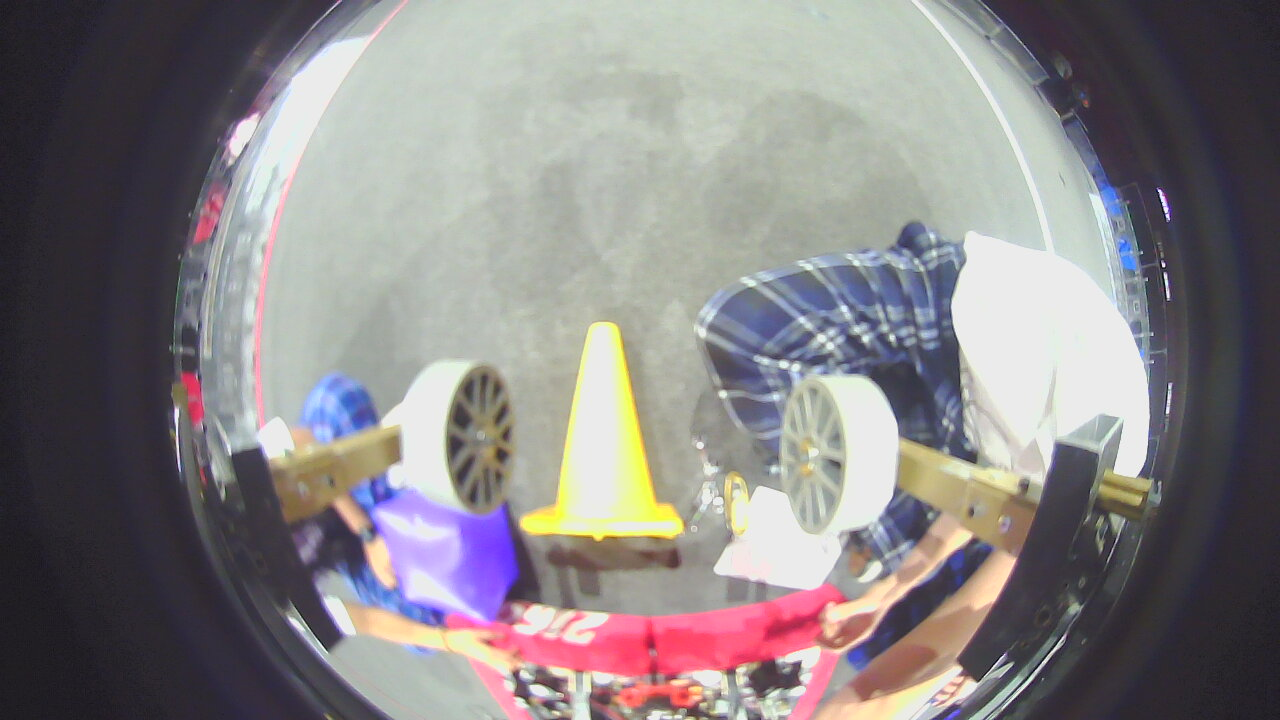
#> input picture 2023-03-16-105404.jpg, 1280 x 720 px, given in place of the camera
$ python test.py
#> lines starting #> are read from the running program, lines starting #| are printed output that depends on the picture; after the words box and inside, x2 and y2 are one past the last pixel; in counts of white or black regions, pixels touching at a corner belong together
import numpy as np
import cv2 as cv
import time
import logging
from networktables import NetworkTables
cap = cv.VideoCapture(0)

NetworkTables.startClientTeam(2169)
NetworkTables.initialize(server= "10.21.69.2")
time.sleep(5)

sd = NetworkTables.getTable("SmartDashboard")
logging.basicConfig(level=logging.DEBUG)
if not cap.isOpened():
    print("Cannot open camera")
    exit()
while True:
    # Capture frame-by-frame
    reta, img = cap.read()
#> img is the input picture: shape (720, 1280, 3); mean B, G, R 132.8, 131.3, 135.6
    # if frame is read correctly ret is True
    if not reta:
        print("Can't receive frame (stream end?). Exiting ...")
        break

    img = cv.cvtColor(img, cv.COLOR_BGR2HSV)
#> img: shape (720, 1280, 3); mean H, S, V 87.8, 37.7, 144.2
    img = cv.GaussianBlur(img,(5,5),0)
#> img: shape (720, 1280, 3); mean H, S, V 87.8, 37.7, 144.2
    img = cv.inRange(img,np.array([10,90,90]),np.array([43,255,255]))
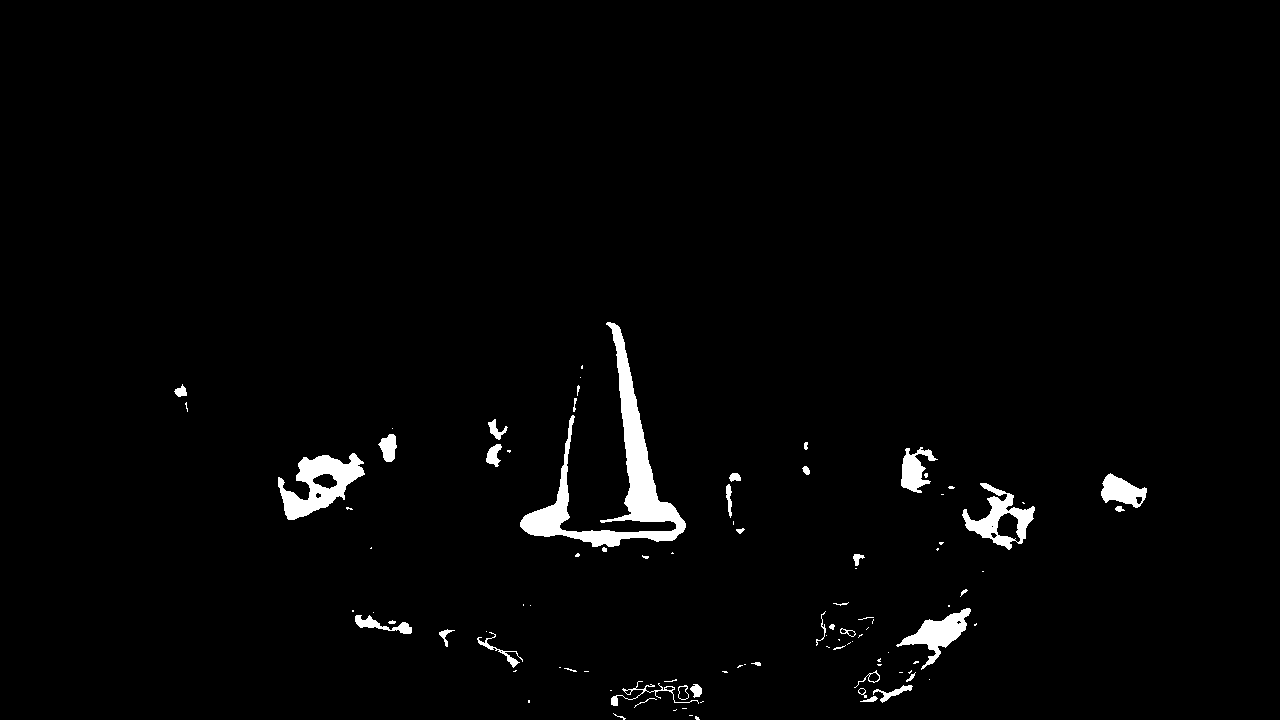
#> img: shape (720, 1280); 2% white; 98 white regions (56 under 20 px)
    contours, heiarchy = cv.findContours(img, cv.RETR_TREE, cv.CHAIN_APPROX_NONE)
#> contours = 114 contours, 75 with area under 20; largest, box (x1, y1, x2, y2) and area: (520, 322, 686, 547) 6628, (278, 453, 365, 520) 2843, (962, 483, 1035, 550) 2040, (896, 608, 971, 670) 1413, (1101, 473, 1147, 508) 888; heiarchy = 114 rows, first 6: [1, -1, -1, -1], [2, 0, -1, -1], [3, 1, -1, -1], [4, 2, -1, -1], [5, 3, -1, -1], [6, 4, -1, -1]
    if len(contours) != 0:
        cnt = max(contours, key = cv.contourArea)
#> cnt = contour of 1063 points, box (x1, y1, x2, y2) (520, 322, 686, 547), area 6628
        rows,cols = img.shape[:2]
#> rows = 720; cols = 1280
        [vx,vy,x,y] = cv.fitLine(cnt, cv.DIST_L2,0,0.01,0.01)
#> vx = [0.0571]; vy = [-0.998]; x = [609.8]; y = [475.1]

        # I put this here because I was having issuse with the slope being undefined when straight up
        if vx > 0:
            lefty = int((-x*vy/vx) + y)
#> lefty = 11141
            righty = int(((cols-x)*vy/vx)+y)
#> righty = -11246
            sd.putNumber("angle", (np.arctan(vy/vx)* 180) / np.pi)
            img = cv.line(img,(cols-1,righty),(0,lefty),(150,100,40),2)
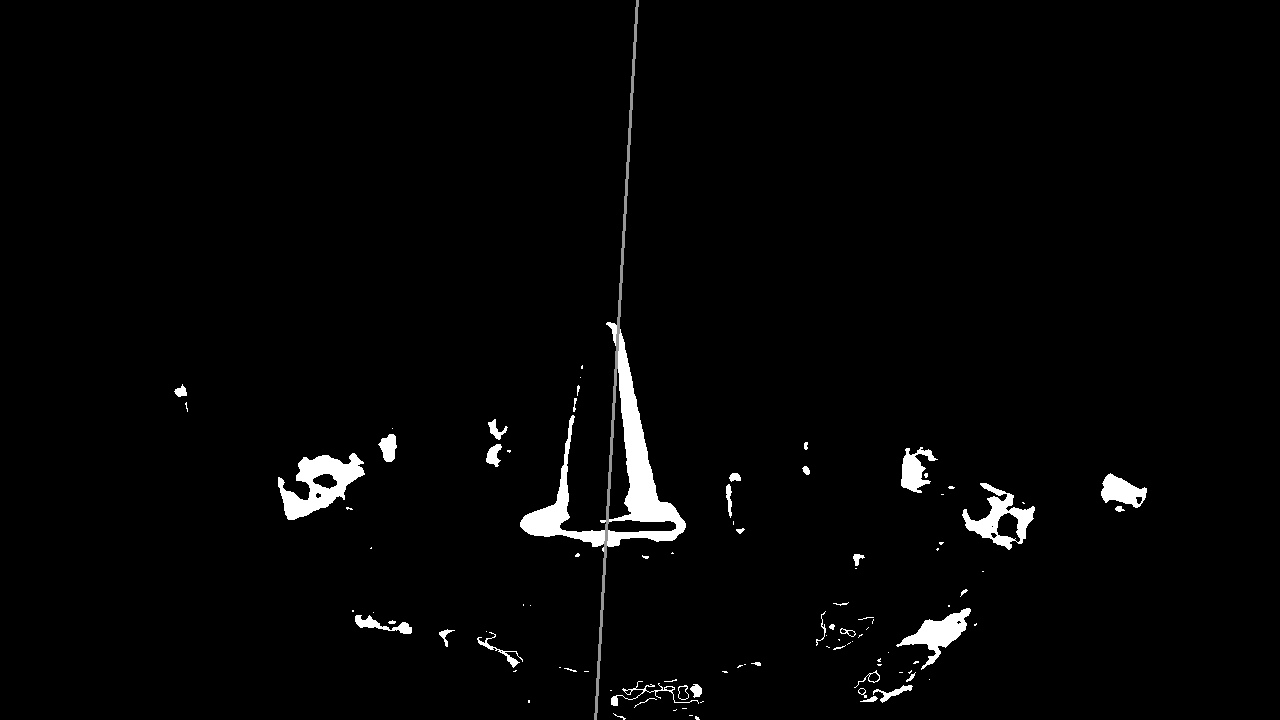
#> img: shape (720, 1280); 0.23% of pixels changed, all inside (x1, y1, x2, y2) = (594, 0, 639, 720)
    cv.imshow("Best Fit", img)


    print(NetworkTables.isConnected())


    if cv.waitKey(1) == ord('q'):
#> (key q is pressed here)
        break
# When everything done, release the capture
cap.release()
cv.destroyAllWindows()

$ run again, on 2023-03-16-105944.jpg
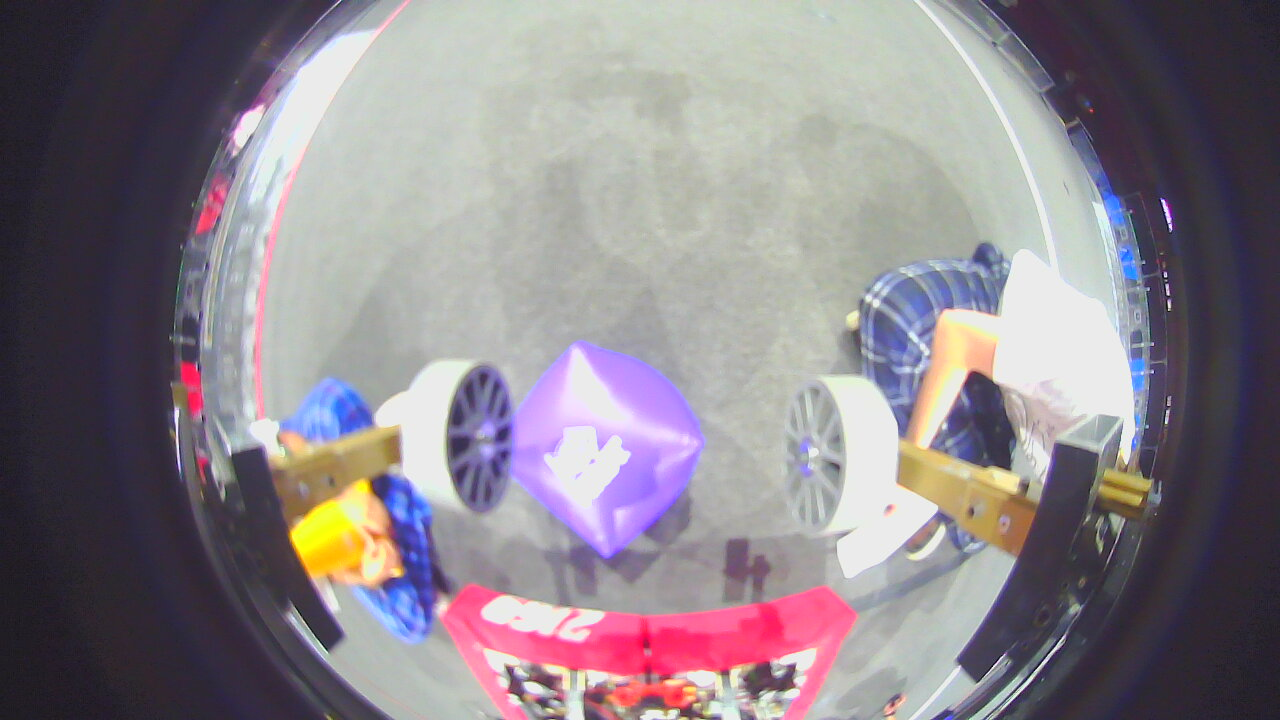
#> input picture 2023-03-16-105944.jpg, 1280 x 720 px, given in place of the camera
#> img is the input picture: shape (720, 1280, 3); mean B, G, R 138.1, 130.9, 138.8
#> `img = cv.inRange(img,np.array([10,90,90]),np.array([43,255,255]))`:
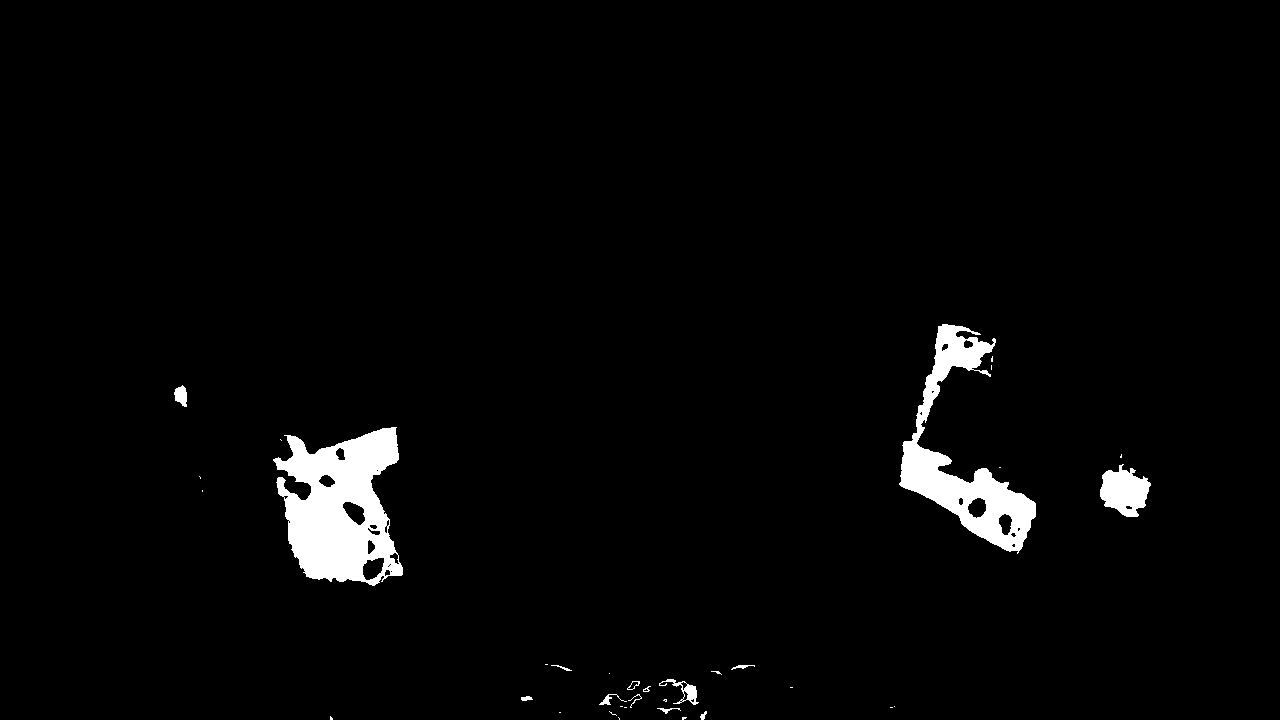
#> img: shape (720, 1280); 2.7% white; 35 white regions (21 under 20 px)
#> contours = 72 contours, 43 with area under 20; largest, box (x1, y1, x2, y2) and area: (273, 427, 403, 586) 13553, (899, 324, 1036, 554) 9280, (1100, 464, 1151, 517) 1669, (362, 557, 385, 581) 364, (342, 501, 366, 526) 343; heiarchy = 72 rows, first 6: [1, -1, -1, -1], [2, 0, -1, -1], [3, 1, -1, -1], [4, 2, -1, -1], [5, 3, -1, -1], [6, 4, -1, -1]
#> cnt = contour of 648 points, box (x1, y1, x2, y2) (273, 427, 403, 586), area 13553
#> vx = [0.363]; vy = [0.932]; x = [335.2]; y = [500.9]
#> lefty = -358
#> righty = 2922
#> `img = cv.line(img,(cols-1,righty),(0,lefty),(150,100,40),2)`:
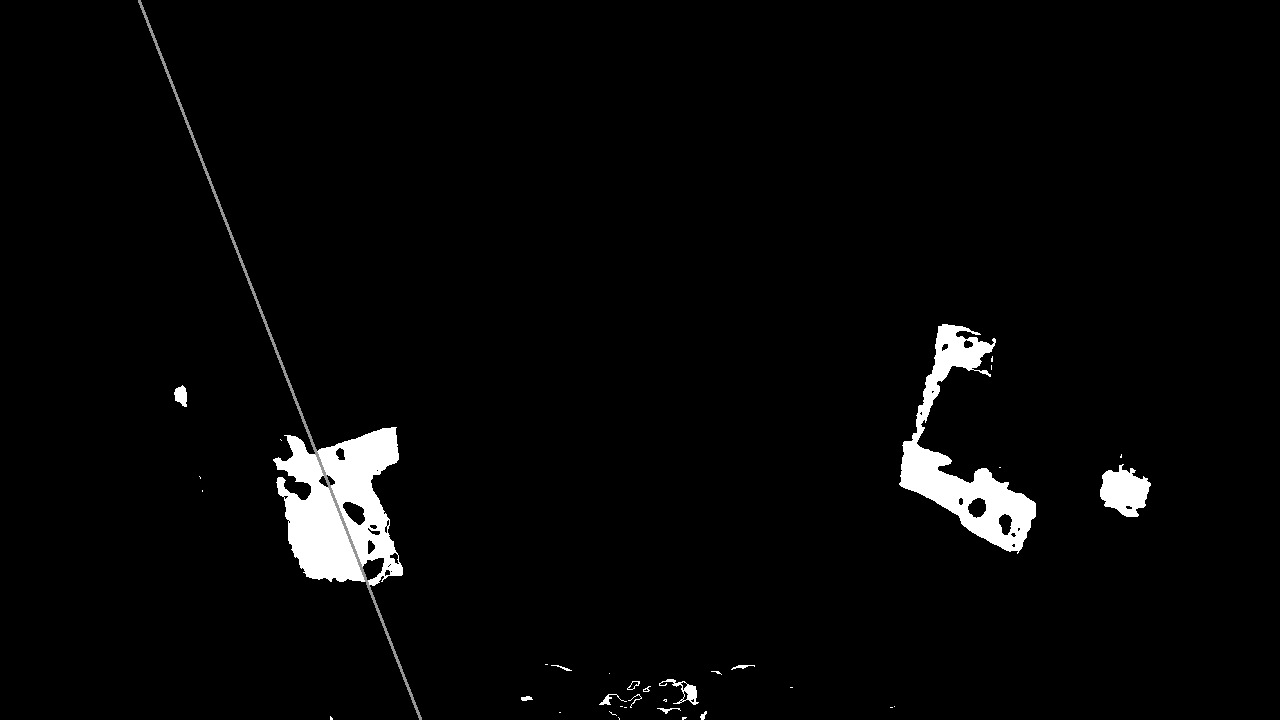
#> img: shape (720, 1280); 0.25% of pixels changed, all inside (x1, y1, x2, y2) = (138, 0, 422, 720)
